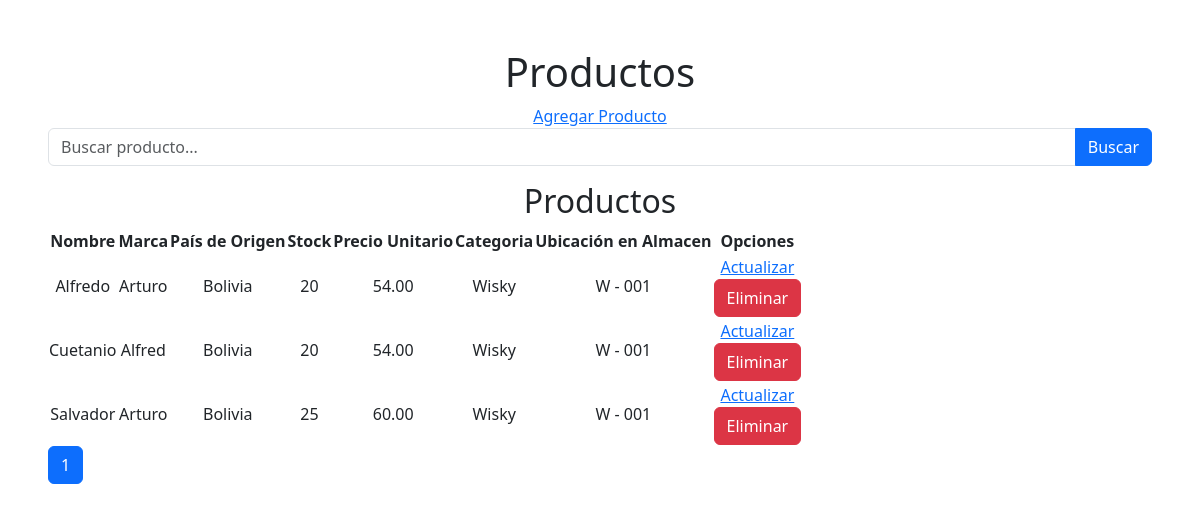
The page /productos/index_producto/ on the database as committed earlier.
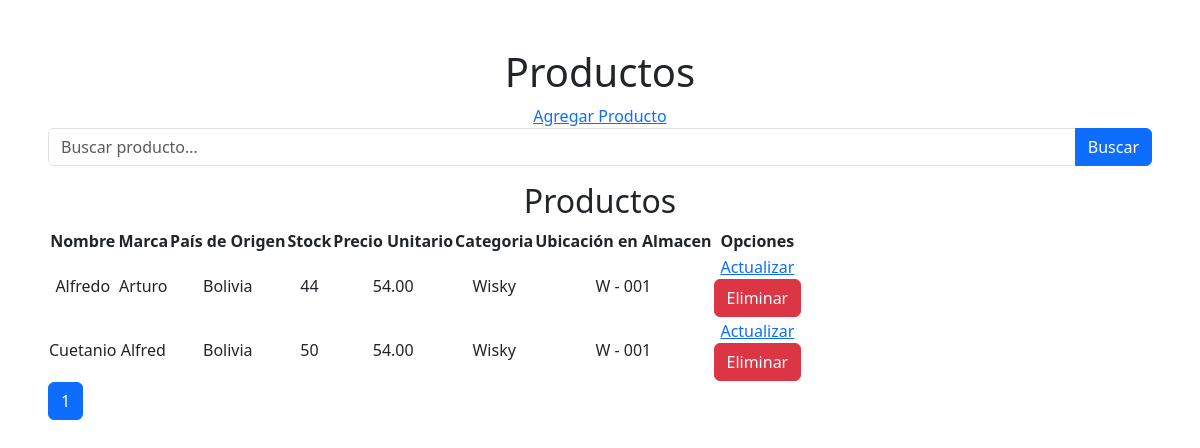
The same page on the database as committed later.
### apps/productos/models.py (models this page shows, shortened)
class Productos(models.Model):
    proveedor_id = models.ForeignKey('inventario.Proveedores', on_delete=models.CASCADE)
    categoria_id = models.ForeignKey(Categorias, on_delete=models.SET_NULL, null=True)
    ubicacion_id = models.ForeignKey(Ubicacion, on_delete=models.SET_NULL, null=True)
    stock = models.IntegerField()
    nombre = models.CharField(max_length=80)
    marca = models.CharField(max_length=50)
    origen = models.CharField(max_length=50)
    precio_unitario = models.DecimalField(max_digits=10, decimal_places=2)

class Categorias(models.Model):
    nombre = models.CharField(max_length=50)
    descripcion = models.CharField(max_length=150, null=True)

class Ubicacion(models.Model):
    nombre = models.CharField(max_length=50)
    detalle = models.CharField(max_length=100)
    class Meta:
        verbose_name_plural = "Categorías de Productos"

### apps/productos/views.py (the view)
# urls.py: path('index_producto/', views.index_producto, name='index_producto'),
def index_producto(request):
    query = request.GET.get ('search', '')
    lista_productos = Productos.objects.all().order_by("nombre")
    if query:
        lista_productos = lista_productos.filter(
            Q(nombre__icontains=query) |
            Q(categoria_id__nombre__icontains=query) |
            Q(marca__icontains=query)
        )
    paginacion = Paginator(lista_productos, 10)
    numero_pagina = request.GET.get('page')
    productos = paginacion.get_page(numero_pagina)
    context = {
        "productos": productos,
    }
    return render(request, 'productos/index_producto.html', context)

### templates/productos/index_producto.html (shortened to what this page needs)
{% extends 'base.html' %}
{% load static %}
{% block content %}
<div class="p-5 text-center">
    <h1>Productos</h1>
    <a href="{% url 'productos:crear_producto' %}">Agregar Producto</a>
    <form method="get" class="mb-3">
        <div class="input-group">
            <input
                type="text"
                name="search"
                class="form-control"
                placeholder="Buscar producto..."
                value="{{ query }}"
            >
            <button class="btn btn-primary" type="submit">
                Buscar
            </button>
        </div>
    </form>
    <h2>Productos</h2>
    <table>
        <thead>
            <tr>
                <th>Nombre</th>
                <th>Marca</th>
                <th>País de Origen</th>
                <th>Stock</th>
                <th>Precio Unitario</th>
                <th>Categoria</th>
                <th>Ubicación en Almacen</th>
                <th>Opciones</th>
            </tr>
        </thead>
        <tbody>
            {% for producto in productos %}
            <tr>
                <td>{{ producto.nombre }}</td>
                <td>{{ producto.marca }}</td>
                <td>{{ producto.origen }}</td>
                <td>{{ producto.stock }}</td>
                <td>{{ producto.precio_unitario}}</td>
                <td>{{ producto.categoria_id.nombre }}</td>
                <td>{{ producto.ubicacion_id.nombre }}</td>
                <td>
                    <a href="{% url 'productos:editar_producto' producto.id %}">Actualizar</a>
                    <form method="post" action="{% url 'productos:eliminar_producto' producto.id %}"
                        onsubmit="return confirm('¿Seguro que deseas eliminar este registro?');">
                        <button type="submit" class="btn btn-danger">
                            Eliminar
                        </button>
                    </form>
                </td>
            </tr>
            {% empty %}
            <tr><td colspan="4">No hay productos</td></tr>
            {% endfor %}
        </tbody>
    </table>
    <nav>
        <ul class="pagination">
            {% for num in productos.paginator.page_range %}
                {% if productos.number == num %}
                    <li class="page-item active">
                        <span class="page-link">{{ num }}</span>
                    </li>
                {% else %}
                    <li class="page-item">
                        <a class="page-link" href="?page={{ num }}">{{ num }}</a>
                    </li>
                {% endif %}
            {% endfor %}
        </ul>
    </nav>
{% endblock %}

Rows that differ between the two databases and show on the page:
removed Productos: nombre "Salvador", marca "Arturo", origen "Bolivia", stock "25", precio_unitario "60.00", categoria_id.nombre "Wisky", ubicacion_id.nombre "W - 001"
changed Productos "Alfredo": stock "20" → "44"
changed Productos "Cuetanio": stock "20" → "50"
